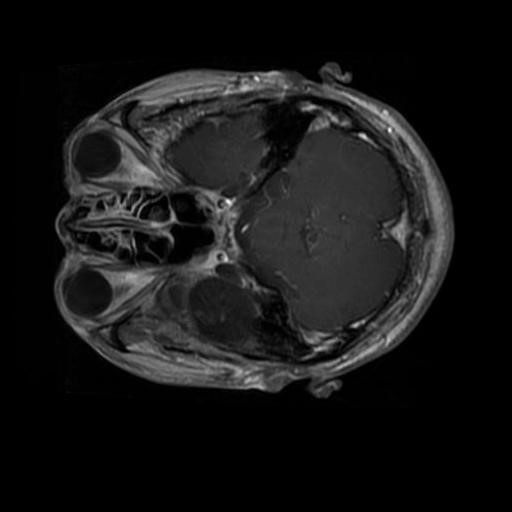
#> input picture Part1/brain_glioma/brain_glioma_0018.jpg, 512 x 512 px; its folder holds only this picture in this run
$ jupyter execute --allow-errors Color_moments.ipynb
#> lines starting #> are read from the running program, lines starting #| are printed output that depends on the picture; after the words box and inside, x2 and y2 are one past the last pixel; in counts of white or black regions, pixels touching at a corner belong together
[cell 1]
import sys
get_ipython().system('{sys.executable} -m pip install --quiet numpy pandas matplotlib seaborn scikit-learn')

# Color Moments

[cell 2]
import os
import cv2
import numpy as np
import pandas as pd
import matplotlib.pyplot as plt
import seaborn as sns
from scipy.stats import skew
from scipy.spatial.distance import mahalanobis
from sklearn.metrics.pairwise import euclidean_distances
from sklearn.decomposition import TruncatedSVD
from sklearn.discriminant_analysis import LinearDiscriminantAnalysis as LDA
from sklearn.cluster import KMeans
from sklearn.decomposition import PCA
from sklearn.preprocessing import StandardScaler
from sklearn.metrics import precision_recall_fscore_support, accuracy_score
from sklearn.metrics import classification_report
from collections import defaultdict
from sklearn.preprocessing import StandardScaler
from sklearn.preprocessing import normalize
from sklearn.neighbors import KNeighborsClassifier
from sklearn.tree import DecisionTreeClassifier
from sklearn.cluster import DBSCAN
from collections import Counter
from sklearn.manifold import MDS
from PIL import Image

# Setup

## Descrizione della funzione `crop_to_brain()`

Questa funzione prevede i seguenti passaggi principali:

1. **Conversione in scala di grigi:** semplifica l’immagine riducendola a un solo canale di intensità luminosa.
2. **Applicazione di una soglia binaria:** vengono considerati significativi solo i pixel con intensità superiore a **10** (per eliminare il nero dello sfondo).
3. **Calcolo del bounding box:** viene individuato il rettangolo più piccolo che contiene tutti i pixel significativi.
4. **Ritaglio dell’immagine:** l’immagine viene ritagliata lungo i bordi del bounding box, lasciando solo l’area cerebrale.

---

## Obiettivo della pre-elaborazione

L’obiettivo di questa fase è **standardizzare l’area di interesse** all’interno delle immagini e **rimuovere le parti non informative**.
Questo porta a una serie di vantaggi importanti:

- ✅ **Migliora la qualità dei descrittori:** eliminando il rumore dei bordi non rilevanti.
- ✅ **Standardizza posizione e dimensione:** le immagini risultano più simili dal punto di vista geometrico.
- ✅ **Riduce la variabilità non utile:** rende i confronti tra immagini più affidabili.

---

## Output della funzione

La funzione restituisce una **nuova immagine**, che può avere dimensioni variabili in base al contenuto ritagliato.

Questa immagine verrà utilizzata successivamente nei task di estrazione dei descrittori visivi.

[cell 3]
def crop_to_brain(img):
    """Ritaglia l'area informativa (cervello) da un'immagine."""
    gray = cv2.cvtColor(img, cv2.COLOR_BGR2GRAY)
    _, thresh = cv2.threshold(gray, 10, 255, cv2.THRESH_BINARY)
    coords = cv2.findNonZero(thresh)
    if coords is not None:
        x, y, w, h = cv2.boundingRect(coords)
        return img[y:y+h, x:x+w]
    plt.imshow(img)
    plt.show()
    return img  # fallback
img = cv2.imread("Part1/brain_glioma/brain_glioma_0101.jpg")

# Ritaglia il cervello
#> (the rest of this cell did not finish here and is left out)

[cell 4]
def load_features(npz_path):
    data = np.load(npz_path, allow_pickle=True)
    return data['features'], data['labels'], data.get('filenames', [f"img_{i}" for i in range(len(data['features']))])


#> (the rest of this cell did not finish here and is left out)

# Task 1-2

## Implementa un programma che **estrae e memorizza i descrittori di feature** per tutte le immagini nel set di dati.

## Estrazione dei Color Moments**

Dopo aver ritagliato la porzione utile dell’immagine, vogliamo rappresentare numericamente le sue caratteristiche visive tramite **Color Moments**.

### **Cos'è un Color Moment?**

Per ogni canale colore (R, G, B) calcoliamo 3 statistiche **per ogni regione dell’immagine**:
- **Media (Mean):** indica il colore medio.
- **Deviazione standard (Std):** misura la variabilità dei colori (contrasto).
- **Skewness (Assimmetria):** misura lo sbilanciamento della distribuzione dei colori verso valori più chiari o più scuri.

Queste tre statistiche catturano l’aspetto cromatico di una porzione dell’immagine.

---

### **Suddivisione dell'immagine in una griglia 10×10**

Per non perdere le informazioni spaziali, suddividiamo l’immagine in una **griglia 10×10**:
- Ogni cella della griglia corrisponde a una porzione locale dell’immagine.
- I Color Moments vengono calcolati separatamente per ciascuna cella.

### **Output finale**

Per ogni cella vengono calcolati:
- 3 valori per R (mean, std, skewness)
- 3 valori per G
- 3 valori per B

Totale: **3 statistiche × 3 canali × 100 celle = 900 feature per immagine**

Queste 900 feature rappresentano **numericamente l’intera immagine**, mantenendo sia l’informazione cromatica che quella spaziale.

---

## **Vantaggi dei Color Moments**

- **Calcolo semplice:** molto più rapido rispetto a descrittori complessi come SIFT o SURF.
- **Informazioni significative:** nei contesti medici, i colori possono evidenziare strutture anomale.
- **Rappresentazione locale:** grazie alla suddivisione in celle, preserviamo anche informazioni spaziali.
- **Efficienza computazionale:** perfetto per dataset medi o grandi.

---

## 🔬 **Considerazioni finali per Task 1-2**

Dopo questa fase abbiamo per ogni immagine:
- Un’area cerebrale ritagliata e priva di rumore di background.
- Un vettore numerico di **900 feature**, pronto per il confronto tra immagini e per l’uso in algoritmi di Machine Learning.

Il passo successivo sarà salvare questi descrittori in formato efficiente (`.npz`) e utilizzarli nei task successivi per la ricerca e la classificazione.

[cell 5]
# [11 lines left out: function show_mean_heatmap, not called in this run]

[cell 6]
def extract_color_moments(img_path):
    """Estrae Color Moments su una griglia 10x10 da un'immagine."""
    img = cv2.imread(img_path)
    if img is None:
        print(f"[ERRORE] Immagine non trovata: {img_path}")
        return None

    if len(img.shape) == 2 or img.shape[2] == 1:
        img = cv2.cvtColor(img, cv2.COLOR_GRAY2BGR)

    img = crop_to_brain(img)
    img = cv2.resize(img, (300, 100))  # Griglia uniforme

    h, w, _ = img.shape
    grid_h, grid_w = h // 10, w // 10
    features = []

    for i in range(10):
        for j in range(10):
            cell = img[i*grid_h:(i+1)*grid_h, j*grid_w:(j+1)*grid_w]
            for channel in range(3):
                pixels = cell[:, :, channel].flatten()
                if np.std(pixels) > 0:
                    mean = np.mean(pixels)
                    std = np.std(pixels)
                    sk = skew(pixels)
                    if np.isnan(sk): sk = 0
                else:
                    mean, std, sk = 0, 0, 0
                features.extend([mean, std, sk])
    return features

[cell 7]
def process_and_save_features(base_folder, subfolders, output_file):
    """Estrae le feature da immagini organizzate in sottocartelle e le salva in un file .npz."""
    all_features, all_filenames, all_labels = [], [], []

    for label in subfolders:
        folder_path = os.path.join(base_folder, label)
        print(f"[INFO] Elaboro cartella: {label}")
        for filename in os.listdir(folder_path):
            if filename.lower().endswith(('.jpg', '.png', '.jpeg', '.bmp', '.tif')):
                img_path = os.path.join(folder_path, filename)
                features = extract_color_moments(img_path)
#> call 2 of extract_color_moments, with img_path = 'Part1/brain_glioma/brain_glioma_0018.jpg'
#> in extract_color_moments, img is the input picture: shape (512, 512, 3); min 0, max 249, mean 22.6
#> in crop_to_brain (call 4), `_, thresh = cv2.threshold(gray, 10, 255, cv2.THRESH_BINARY)`:
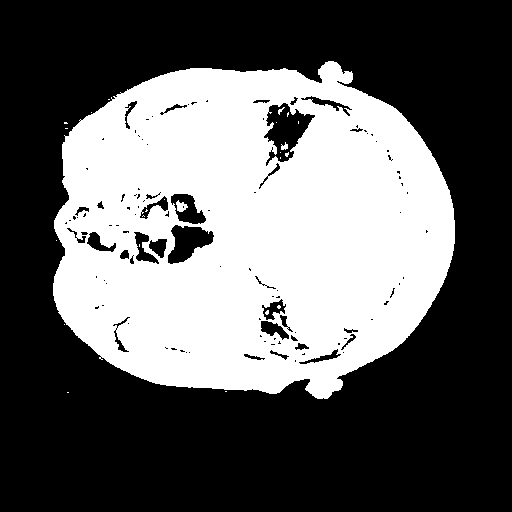
#> thresh: shape (512, 512); 38.6% white; 24 white regions (20 under 20 px), largest, box (x1, y1, x2, y2) and area: (53, 61, 455, 399) 100989, (176, 200, 188, 212) 87, (281, 142, 288, 150) 36, (278, 107, 285, 115) 21
#> in crop_to_brain (call 4), `coords = cv2.findNonZero(thresh)`: coords = contour of 101219 points, box (x1, y1, x2, y2) (53, 61, 455, 399), area 25690
#> in crop_to_brain (call 4), `x, y, w, h = cv2.boundingRect(coords)`: x = 53; y = 61; w = 402; h = 338
#> in crop_to_brain (call 4), `return img[y:y+h, x:x+w]`:
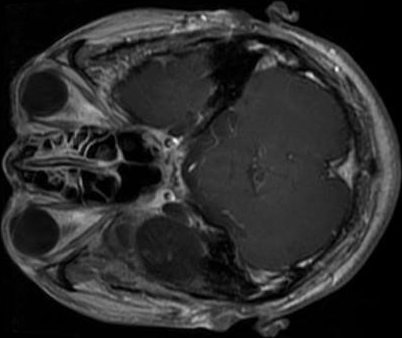
#> returned value: shape (338, 402, 3); min 0, max 249, mean 43.6
#> in extract_color_moments (call 2), `img = cv2.resize(img, (300, 100))`:
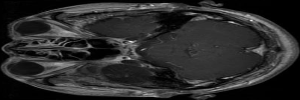
#> img: shape (100, 300, 3); min 0, max 238, mean 43.5
#> after the loop in extract_color_moments (call 2), `for i in range(10):`: features = 900 values, max 87.03 at index 288, min -1.39 at index 236, mean 22.94
                if features is not None:
                    all_features.append(features)
                    all_filenames.append(filename)
                    all_labels.append(label)

    np.savez(output_file,
             features=np.array(all_features),
             filenames=np.array(all_filenames),
             labels=np.array(all_labels))
    print(f"[SALVATO] Features salvate in {output_file}")

Alcuni plot di visualizzazione:
    -Come mi divide in 10*10 griglie?

#> (a cell that did not finish here is left out)

#> (a cell that did not finish here is left out)

[cell 10]
# Assicurati che queste funzioni siano già state definite prima!
# - extract_color_moments_gray
# - crop_to_brain

import cv2
import numpy as np
import matplotlib.pyplot as plt

img_path = "Part1/brain_menin/brain_menin_0050.jpg"
img = cv2.imread(img_path)
#> (the rest of this cell did not finish here and is left out)

#> (a cell that did not finish here is left out)

[cell 12]
extract_color_moments("Part1/brain_glioma/brain_glioma_0001.jpg")

[cell 13]
# Parametri
subfolders = ["brain_glioma", "brain_menin", "brain_tumor"]

# Estrazione e salvataggio
#> (the rest of this cell did not finish here and is left out)

### Task 3

Implementa un programma che, **dato il **nome di un file immagine** e un valore "k"**, **restituisce e visualizza le k immagini più simili** in base a ciascun modello visivo

# 🔍 Task 3 – Retrieval di Immagini Mediche Basato sui Color Moments

## Obiettivo

In questo task implementiamo un **sistema di retrieval**, ossia un metodo per **trovare le immagini più simili** a una data immagine di query, basandoci sulle **feature estratte (Color Moments)**.

Questa procedura è fondamentale per:
- Identificare rapidamente immagini simili in grandi dataset.
- Analizzare quali immagini hanno caratteristiche visive più vicine tra loro.
- Supportare l’analisi diagnostica trovando casi simili a quello in esame.

---

### **Funzione principale: `find_k_similar_unified()`**

Questa funzione automatizza i seguenti passaggi:

**Estrazione delle feature della query**

In questo modo query e dataset sono nello stesso spazio vettoriale e possono essere confrontati.

**Calcolo della distanza tra feature**

Per determinare la similarità tra immagini possiamo scegliere **due diverse metriche di distanza**:

####  a) Distanza Euclidea
- Formula classica della distanza geometrica tra vettori.
- **Veloce da calcolare**, ma non tiene conto della varianza delle singole feature.

####  b)  Distanza di Mahalanobis
- Tiene conto della covarianza tra le feature, normalizzando i contributi di ogni dimensione.
- Più robusta, considera la distribuzione statistica dei dati.

**Esclusione della query stessa dai risultati**

Se la query è già presente nel dataset, viene esclusa dal risultato per evitare che venga restituita come immagine più simile a sé stessa.
Nel codice, questo viene fatto impostando la distanza dell’immagine query a infinito.

**Ordinamento dei risultati**

Le immagini vengono ordinate in base alla distanza calcolata e vengono selezionati i k risultati più vicini:

**Visualizzazione dei risultati**

---

### Analisi Dei Risultati:
- La distanza euclidea ha un forte incremento nella distanza tra i primi risultati e quelli successivi, segno che la Euclidea non gestisce bene la variabilità interna delle feature.
-  La distanza Mahalanobis fornisce una valutazione più equilibrata e statisticamente coerente, individuando immagini simili dal punto di vista statistico, anche se appartengono a classi diverse
- La distanza Mahalanobis è più adatta quando vogliamo capire quali immagini hanno una distribuzione delle feature simile, anche se appartengono a classi diverse.

[cell 14]
def find_k_similar_unified(base_folder, img_path, k, distance_type="euclidean"):
    """
    Trova le k immagini più simili a una query utilizzando distanza euclidea o Mahalanobis.

    Args:
        base_folder (str): Cartella base in cui cercare le immagini.
        img_path (str): Percorso immagine query.
        k (int): Numero di immagini da restituire.
        distance_type (str): Tipo di distanza ('euclidean' o 'mahalanobis').
    """
    # Estrai le feature dalla query
    query_feature = extract_color_moments(img_path)
    if query_feature is None:
        return

    query_feature = np.array(query_feature).reshape(1, -1)

    if distance_type == "euclidean":
        distances = euclidean_distances(feat_matrix_part1, query_feature).flatten()

    elif distance_type == "mahalanobis":
        # Calcola matrice di covarianza e la sua inversa
        cov = np.cov(feat_matrix_part1.T)
        try:
            cov_inv = np.linalg.inv(cov)
        except np.linalg.LinAlgError:
            print("[ERRORE] Uso pseudoinversa per matrice non invertibile.")
            cov_inv = np.linalg.pinv(cov)

        query_feature = query_feature.flatten()
        distances = np.array([mahalanobis(query_feature, f, cov_inv) for f in feat_matrix_part1])

        # Escludi la query stessa se già presente
        query_filename = os.path.basename(img_path)
        query_label = os.path.basename(os.path.dirname(img_path))
        for i in range(len(flname_part1)):
            if flname_part1[i] == query_filename and lbls_part1[i] == query_label:
                distances[i] = np.inf
                break
    else:
        print(f"[ERRORE] Tipo di distanza non supportato: {distance_type}")
        return

    # Trova i top-k
    top_k_idx = np.argsort(distances)[:k]

    # Output testuale
    print(f"\nTop {k} immagini simili a: {img_path} (Distanza: {distance_type})")
    for rank, idx in enumerate(top_k_idx):
        print(f"{rank + 1}. {flname_part1[idx]} | Classe: {lbls_part1[idx]} | Distanza: {distances[idx]:.2f}")

    # Visualizzazione immagini
    fig, axs = plt.subplots(1, k + 1, figsize=(15, 5))
    axs[0].imshow(cv2.cvtColor(cv2.imread(img_path), cv2.COLOR_BGR2RGB))
    axs[0].set_title("Query")
    axs[0].axis('off')

    for i, idx in enumerate(top_k_idx):
        img_match_path = os.path.join(base_folder, lbls_part1[idx], flname_part1[idx])
        img_match = cv2.imread(img_match_path)
        axs[i + 1].imshow(cv2.cvtColor(img_match, cv2.COLOR_BGR2RGB))
        axs[i + 1].set_title(f"Rank {i + 1}\nD={distances[idx]:.2f}")
        axs[i + 1].axis('off')


    plt.tight_layout()
    plt.show()
    plt.figure(figsize=(8, 4))
    sns.histplot(distances, bins=30, kde=True)
    plt.title(f"Distribuzione delle distanze - {distance_type.capitalize()}")
    plt.xlabel("Distanza")
    plt.ylabel("Frequenza")
    plt.grid(True)
    plt.show()
    plt.plot(range(1, k + 1), distances[top_k_idx], marker='o')
    plt.title("Distanza vs. Rank")
    plt.xlabel("Rank")
    plt.ylabel("Distanza")
    plt.grid(True)
    plt.show()

[cell 15]
base_folder = "Part1"
img_path = "Part1/brain_glioma/brain_glioma_0005.jpg"

find_k_similar_unified(base_folder, img_path, k=5, distance_type="euclidean")
find_k_similar_unified(base_folder, img_path, k=5, distance_type="mahalanobis")
